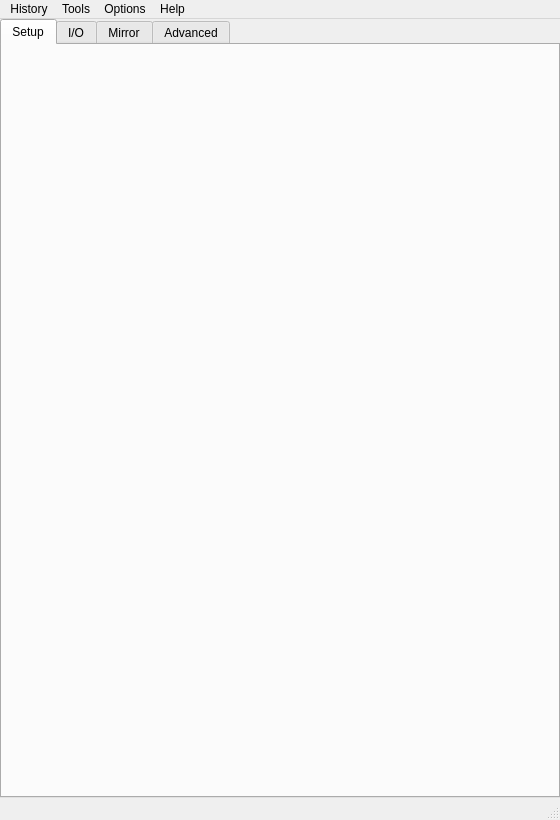
<?xml version="1.0" encoding="UTF-8"?>
<ui version="4.0">
 <class>SdkkWindow</class>
 <widget class="QMainWindow" name="SdkkWindow">
  <property name="geometry">
   <rect>
    <x>0</x>
    <y>0</y>
    <width>560</width>
    <height>820</height>
   </rect>
  </property>
  <property name="windowTitle">
   <string>SDKK</string>
  </property>
  <widget class="QWidget" name="centralwidget">
   <layout class="QVBoxLayout" name="verticalLayout_main">
    <property name="spacing">
     <number>0</number>
    </property>
    <property name="leftMargin">
     <number>0</number>
    </property>
    <property name="topMargin">
     <number>0</number>
    </property>
    <property name="rightMargin">
     <number>0</number>
    </property>
    <property name="bottomMargin">
     <number>0</number>
    </property>
    <item>
     <widget class="QTabWidget" name="widget_tab">
      <property name="currentIndex">
       <number>0</number>
      </property>
      <widget class="QWidget" name="tab_setup">
       <attribute name="title">
        <string>Setup</string>
       </attribute>
       <layout class="QVBoxLayout" name="verticalLayout_tab_setup">
        <property name="leftMargin">
         <number>0</number>
        </property>
        <property name="topMargin">
         <number>0</number>
        </property>
        <property name="rightMargin">
         <number>0</number>
        </property>
        <property name="bottomMargin">
         <number>0</number>
        </property>
       </layout>
      </widget>
      <widget class="QWidget" name="tab_manage">
       <attribute name="title">
        <string>I/O</string>
       </attribute>
       <layout class="QVBoxLayout" name="verticalLayout_tab_manage">
        <property name="leftMargin">
         <number>0</number>
        </property>
        <property name="topMargin">
         <number>0</number>
        </property>
        <property name="rightMargin">
         <number>0</number>
        </property>
        <property name="bottomMargin">
         <number>0</number>
        </property>
       </layout>
      </widget>
      <widget class="QWidget" name="tab_mirror">
       <attribute name="title">
        <string>Mirror</string>
       </attribute>
       <layout class="QVBoxLayout" name="verticalLayout_tab_mirror">
        <property name="leftMargin">
         <number>0</number>
        </property>
        <property name="topMargin">
         <number>0</number>
        </property>
        <property name="rightMargin">
         <number>0</number>
        </property>
        <property name="bottomMargin">
         <number>0</number>
        </property>
       </layout>
      </widget>
      <widget class="QWidget" name="tab_advanced">
       <attribute name="title">
        <string>Advanced</string>
       </attribute>
       <layout class="QVBoxLayout" name="verticalLayout_tab_advanced">
        <property name="leftMargin">
         <number>0</number>
        </property>
        <property name="topMargin">
         <number>0</number>
        </property>
        <property name="rightMargin">
         <number>0</number>
        </property>
        <property name="bottomMargin">
         <number>0</number>
        </property>
       </layout>
      </widget>
     </widget>
    </item>
   </layout>
  </widget>
  <widget class="QMenuBar" name="menubar">
   <property name="geometry">
    <rect>
     <x>0</x>
     <y>0</y>
     <width>560</width>
     <height>26</height>
    </rect>
   </property>
   <widget class="QMenu" name="menu_history">
    <property name="title">
     <string>History</string>
    </property>
   </widget>
   <widget class="QMenu" name="menu_options">
    <property name="title">
     <string>Options</string>
    </property>
    <widget class="QMenu" name="menu_language">
     <property name="title">
      <string>Language</string>
     </property>
    </widget>
    <addaction name="act_select_on_click"/>
    <addaction name="act_unlock_locked"/>
    <addaction name="menu_language"/>
   </widget>
   <widget class="QMenu" name="menu_tools">
    <property name="title">
     <string>Tools</string>
    </property>
    <addaction name="act_export_driven_keys"/>
    <addaction name="act_import_driven_keys"/>
   </widget>
   <widget class="QMenu" name="menuHelp">
    <property name="title">
     <string>Help</string>
    </property>
    <addaction name="act_about"/>
   </widget>
   <addaction name="menu_history"/>
   <addaction name="menu_tools"/>
   <addaction name="menu_options"/>
   <addaction name="menuHelp"/>
  </widget>
  <widget class="QStatusBar" name="statusbar"/>
  <action name="act_select_on_click">
   <property name="checkable">
    <bool>true</bool>
   </property>
   <property name="checked">
    <bool>true</bool>
   </property>
   <property name="text">
    <string>Select Node on Row Click</string>
   </property>
  </action>
  <action name="act_unlock_locked">
   <property name="checkable">
    <bool>true</bool>
   </property>
   <property name="checked">
    <bool>true</bool>
   </property>
   <property name="text">
    <string>Unlock Locked Driven on Apply</string>
   </property>
   <property name="toolTip">
    <string>Unlock the locked driven attributes while applying, and lock them again afterwards</string>
   </property>
  </action>
  <action name="act_export_driven_keys">
   <property name="text">
    <string>Export Driven Key...</string>
   </property>
  </action>
  <action name="act_import_driven_keys">
   <property name="text">
    <string>Import Driven Key...</string>
   </property>
  </action>
  <action name="act_about">
   <property name="text">
    <string>About...</string>
   </property>
  </action>
 </widget>
 <resources/>
 <connections/>
</ui>
